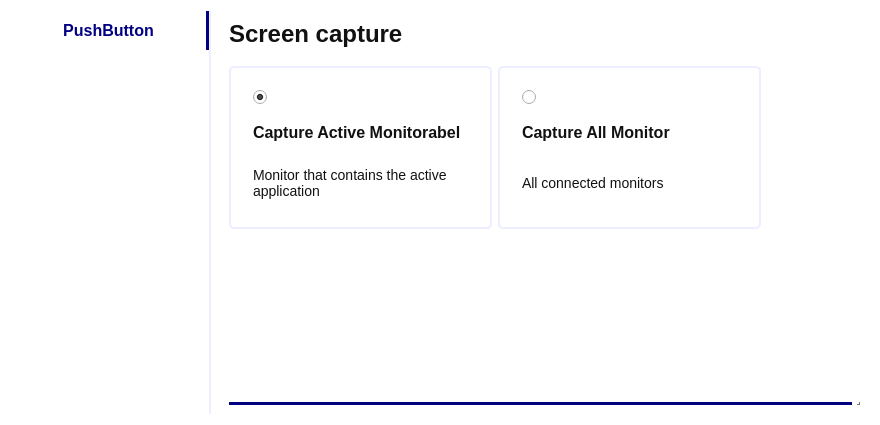
<?xml version="1.0" encoding="UTF-8"?>
<ui version="4.0">
 <class>Dialog</class>
 <widget class="QDialog" name="Dialog">
  <property name="geometry">
   <rect>
    <x>0</x>
    <y>0</y>
    <width>880</width>
    <height>425</height>
   </rect>
  </property>
  <property name="windowTitle">
   <string>Dialog</string>
  </property>
  <property name="styleSheet">
   <string notr="true">*{
	background-color: #FFFFFF;
	border: none;
}

QLabel{
	color: #111111;
}

QScrollArea{
	border: none;
}

QScrollBar:vertical{
	background-color: #EDEEFF;
	width: 3px;
}
QScrollBar:horizontal{
	height: 3px;
}

QScrollBar:handle{
	background-color:  #000080;

}
QScrollBar:handle:hover,
QScrollBar:handle:pressed{
	background-color:  #000180;
}

QScrollBar::sub-line:vertical,
QScrollBar::add-line:vertical{
	border: none;
	disply: none;
}</string>
  </property>
  <layout class="QHBoxLayout" name="horizontalLayout">
   <item>
    <widget class="QFrame" name="frame">
     <property name="minimumSize">
      <size>
       <width>200</width>
       <height>0</height>
      </size>
     </property>
     <property name="maximumSize">
      <size>
       <width>200</width>
       <height>16777215</height>
      </size>
     </property>
     <property name="styleSheet">
      <string notr="true">QFrame{
	border-right: 2px solid #EDEEFF;
}

QPushButton{
	color: #111111;
	border:none;
	background:none;
	font-size: 16px;
	font-weight: 700;
	color: #000080;
	padding: 10px 20px;
}
QPushButton:active,
QPushButton:hover,
QPushButton:checked{
	border-right: 3px solid #000080;
}

</string>
     </property>
     <property name="frameShape">
      <enum>QFrame::StyledPanel</enum>
     </property>
     <property name="frameShadow">
      <enum>QFrame::Raised</enum>
     </property>
     <layout class="QVBoxLayout" name="verticalLayout_2">
      <property name="spacing">
       <number>0</number>
      </property>
      <property name="leftMargin">
       <number>0</number>
      </property>
      <property name="topMargin">
       <number>0</number>
      </property>
      <property name="rightMargin">
       <number>0</number>
      </property>
      <property name="bottomMargin">
       <number>0</number>
      </property>
      <item>
       <widget class="QPushButton" name="settings_btn">
        <property name="minimumSize">
         <size>
          <width>0</width>
          <height>0</height>
         </size>
        </property>
        <property name="styleSheet">
         <string notr="true"/>
        </property>
        <property name="text">
         <string>PushButton</string>
        </property>
        <property name="checkable">
         <bool>true</bool>
        </property>
        <property name="checked">
         <bool>true</bool>
        </property>
       </widget>
      </item>
      <item>
       <spacer name="verticalSpacer">
        <property name="orientation">
         <enum>Qt::Vertical</enum>
        </property>
        <property name="sizeHint" stdset="0">
         <size>
          <width>20</width>
          <height>40</height>
         </size>
        </property>
       </spacer>
      </item>
     </layout>
    </widget>
   </item>
   <item>
    <widget class="QFrame" name="settings_content">
     <property name="styleSheet">
      <string notr="true">#screen_capture_title{
	font-size:24px;
	font-weight: 700;
}</string>
     </property>
     <property name="frameShape">
      <enum>QFrame::StyledPanel</enum>
     </property>
     <property name="frameShadow">
      <enum>QFrame::Raised</enum>
     </property>
     <layout class="QVBoxLayout" name="verticalLayout">
      <property name="leftMargin">
       <number>12</number>
      </property>
      <item>
       <widget class="QLabel" name="screen_capture_title">
        <property name="text">
         <string>Screen capture</string>
        </property>
       </widget>
      </item>
      <item>
       <widget class="QScrollArea" name="scrollArea_2">
        <property name="cursor" stdset="0">
         <cursorShape>PointingHandCursor</cursorShape>
        </property>
        <property name="focusPolicy">
         <enum>Qt::ClickFocus</enum>
        </property>
        <property name="styleSheet">
         <string notr="true"/>
        </property>
        <property name="verticalScrollBarPolicy">
         <enum>Qt::ScrollBarAlwaysOff</enum>
        </property>
        <property name="horizontalScrollBarPolicy">
         <enum>Qt::ScrollBarAsNeeded</enum>
        </property>
        <property name="widgetResizable">
         <bool>false</bool>
        </property>
        <widget class="QWidget" name="items">
         <property name="geometry">
          <rect>
           <x>0</x>
           <y>0</y>
           <width>639</width>
           <height>438</height>
          </rect>
         </property>
         <property name="styleSheet">
          <string notr="true">QWidget{
	border: 2px solid #EDEEFF;
	border-radius:  5px;
}
#items{
	border: none
}
QWidget:focus{
	border: 2px solid #000080;
}</string>
         </property>
         <layout class="QHBoxLayout" name="horizontalLayout_2">
          <property name="leftMargin">
           <number>0</number>
          </property>
          <property name="topMargin">
           <number>12</number>
          </property>
          <property name="rightMargin">
           <number>0</number>
          </property>
          <item alignment="Qt::AlignTop">
           <widget class="QWidget" name="screen_capture_active" native="true">
            <property name="enabled">
             <bool>true</bool>
            </property>
            <property name="minimumSize">
             <size>
              <width>263</width>
              <height>163</height>
             </size>
            </property>
            <property name="maximumSize">
             <size>
              <width>263</width>
              <height>16777215</height>
             </size>
            </property>
            <property name="mouseTracking">
             <bool>false</bool>
            </property>
            <property name="tabletTracking">
             <bool>false</bool>
            </property>
            <property name="focusPolicy">
             <enum>Qt::NoFocus</enum>
            </property>
            <property name="acceptDrops">
             <bool>false</bool>
            </property>
            <property name="autoFillBackground">
             <bool>false</bool>
            </property>
            <property name="styleSheet">
             <string notr="true">QLabel,
QRadioButton{
	border: none;
}</string>
            </property>
            <layout class="QVBoxLayout" name="verticalLayout_7">
             <property name="leftMargin">
              <number>24</number>
             </property>
             <property name="topMargin">
              <number>24</number>
             </property>
             <property name="rightMargin">
              <number>24</number>
             </property>
             <property name="bottomMargin">
              <number>24</number>
             </property>
             <item>
              <widget class="QRadioButton" name="screen_capture_active_btn">
               <property name="cursor">
                <cursorShape>PointingHandCursor</cursorShape>
               </property>
               <property name="text">
                <string/>
               </property>
               <property name="checked">
                <bool>true</bool>
               </property>
               <attribute name="buttonGroup">
                <string notr="true">buttonGroup</string>
               </attribute>
              </widget>
             </item>
             <item>
              <widget class="QLabel" name="screen_capture_active_title">
               <property name="styleSheet">
                <string notr="true">font-size: 16px;
font-weight: 600;</string>
               </property>
               <property name="text">
                <string>Capture Active Monitorabel</string>
               </property>
              </widget>
             </item>
             <item>
              <widget class="QLabel" name="screen_capture_active_desc">
               <property name="styleSheet">
                <string notr="true">font-size: 14px;
</string>
               </property>
               <property name="text">
                <string>Monitor that contains the active application</string>
               </property>
               <property name="wordWrap">
                <bool>true</bool>
               </property>
              </widget>
             </item>
            </layout>
           </widget>
          </item>
          <item alignment="Qt::AlignLeft|Qt::AlignTop">
           <widget class="QWidget" name="screen_capture_all" native="true">
            <property name="enabled">
             <bool>true</bool>
            </property>
            <property name="minimumSize">
             <size>
              <width>263</width>
              <height>163</height>
             </size>
            </property>
            <property name="maximumSize">
             <size>
              <width>263</width>
              <height>16777215</height>
             </size>
            </property>
            <property name="styleSheet">
             <string notr="true">
QLabel,
QRadioButton{
	border: none;
}</string>
            </property>
            <layout class="QVBoxLayout" name="verticalLayout_6">
             <property name="leftMargin">
              <number>24</number>
             </property>
             <property name="topMargin">
              <number>24</number>
             </property>
             <property name="rightMargin">
              <number>24</number>
             </property>
             <property name="bottomMargin">
              <number>24</number>
             </property>
             <item>
              <widget class="QRadioButton" name="screen_capture_all_btn">
               <property name="text">
                <string/>
               </property>
               <attribute name="buttonGroup">
                <string notr="true">buttonGroup</string>
               </attribute>
              </widget>
             </item>
             <item>
              <widget class="QLabel" name="screen_capture_all_title">
               <property name="styleSheet">
                <string notr="true">font-size: 16px;
font-weight: 600;</string>
               </property>
               <property name="text">
                <string>Capture All Monitor</string>
               </property>
              </widget>
             </item>
             <item>
              <widget class="QLabel" name="screen_capture_all_desc">
               <property name="styleSheet">
                <string notr="true">font-size: 14px;
</string>
               </property>
               <property name="text">
                <string>All connected monitors</string>
               </property>
               <property name="wordWrap">
                <bool>true</bool>
               </property>
              </widget>
             </item>
            </layout>
           </widget>
          </item>
         </layout>
        </widget>
       </widget>
      </item>
     </layout>
    </widget>
   </item>
  </layout>
 </widget>
 <resources/>
 <connections>
  <connection>
   <sender>screen_capture_active_btn</sender>
   <signal>toggled(bool)</signal>
   <receiver>screen_capture_active</receiver>
   <slot>setFocus()</slot>
   <hints>
    <hint type="sourcelabel">
     <x>358</x>
     <y>99</y>
    </hint>
    <hint type="destinationlabel">
     <x>376</x>
     <y>78</y>
    </hint>
   </hints>
  </connection>
  <connection>
   <sender>screen_capture_all_btn</sender>
   <signal>toggled(bool)</signal>
   <receiver>screen_capture_all</receiver>
   <slot>setFocus()</slot>
   <hints>
    <hint type="sourcelabel">
     <x>619</x>
     <y>110</y>
    </hint>
    <hint type="destinationlabel">
     <x>629</x>
     <y>87</y>
    </hint>
   </hints>
  </connection>
 </connections>
 <buttongroups>
  <buttongroup name="buttonGroup"/>
 </buttongroups>
</ui>
